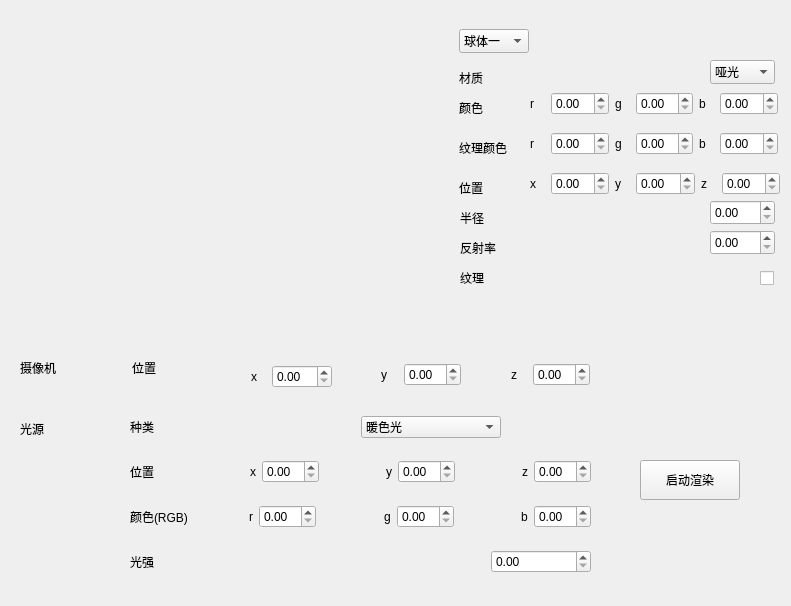
<?xml version="1.0" encoding="UTF-8"?>
<ui version="4.0">
 <class>Widget</class>
 <widget class="QWidget" name="Widget">
  <property name="geometry">
   <rect>
    <x>0</x>
    <y>0</y>
    <width>791</width>
    <height>606</height>
   </rect>
  </property>
  <property name="sizePolicy">
   <sizepolicy hsizetype="Fixed" vsizetype="Fixed">
    <horstretch>0</horstretch>
    <verstretch>0</verstretch>
   </sizepolicy>
  </property>
  <property name="minimumSize">
   <size>
    <width>791</width>
    <height>606</height>
   </size>
  </property>
  <property name="maximumSize">
   <size>
    <width>792</width>
    <height>800</height>
   </size>
  </property>
  <property name="windowTitle">
   <string>Widget</string>
  </property>
  <widget class="QPushButton" name="pushButton">
   <property name="geometry">
    <rect>
     <x>640</x>
     <y>460</y>
     <width>100</width>
     <height>40</height>
    </rect>
   </property>
   <property name="minimumSize">
    <size>
     <width>100</width>
     <height>40</height>
    </size>
   </property>
   <property name="maximumSize">
    <size>
     <width>100</width>
     <height>40</height>
    </size>
   </property>
   <property name="text">
    <string>启动渲染</string>
   </property>
  </widget>
  <widget class="QLabel" name="label_19">
   <property name="geometry">
    <rect>
     <x>20</x>
     <y>420</y>
     <width>100</width>
     <height>26</height>
    </rect>
   </property>
   <property name="minimumSize">
    <size>
     <width>100</width>
     <height>0</height>
    </size>
   </property>
   <property name="maximumSize">
    <size>
     <width>100</width>
     <height>16777215</height>
    </size>
   </property>
   <property name="text">
    <string>光源</string>
   </property>
   <property name="alignment">
    <set>Qt::AlignmentFlag::AlignLeading|Qt::AlignmentFlag::AlignLeft|Qt::AlignmentFlag::AlignTop</set>
   </property>
   <property name="margin">
    <number>5</number>
   </property>
  </widget>
  <widget class="QWidget" name="layoutWidget">
   <property name="geometry">
    <rect>
     <x>130</x>
     <y>400</y>
     <width>461</width>
     <height>193</height>
    </rect>
   </property>
   <layout class="QVBoxLayout" name="verticalLayout">
    <item>
     <layout class="QHBoxLayout" name="horizontalLayout">
      <item>
       <widget class="QLabel" name="label_20">
        <property name="text">
         <string>种类</string>
        </property>
       </widget>
      </item>
      <item>
       <spacer name="horizontalSpacer_11">
        <property name="orientation">
         <enum>Qt::Orientation::Horizontal</enum>
        </property>
        <property name="sizeType">
         <enum>QSizePolicy::Policy::Maximum</enum>
        </property>
        <property name="sizeHint" stdset="0">
         <size>
          <width>85</width>
          <height>20</height>
         </size>
        </property>
       </spacer>
      </item>
      <item>
       <widget class="QComboBox" name="comboBox_2">
        <property name="minimumSize">
         <size>
          <width>85</width>
          <height>0</height>
         </size>
        </property>
        <item>
         <property name="text">
          <string>暖色光</string>
         </property>
        </item>
        <item>
         <property name="text">
          <string>白炽灯</string>
         </property>
        </item>
        <item>
         <property name="text">
          <string>聚光灯</string>
         </property>
        </item>
       </widget>
      </item>
      <item>
       <spacer name="horizontalSpacer_10">
        <property name="orientation">
         <enum>Qt::Orientation::Horizontal</enum>
        </property>
        <property name="sizeType">
         <enum>QSizePolicy::Policy::Maximum</enum>
        </property>
        <property name="sizeHint" stdset="0">
         <size>
          <width>90</width>
          <height>20</height>
         </size>
        </property>
       </spacer>
      </item>
     </layout>
    </item>
    <item>
     <layout class="QHBoxLayout" name="horizontalLayout_2">
      <item>
       <widget class="QLabel" name="label_25">
        <property name="text">
         <string>位置</string>
        </property>
       </widget>
      </item>
      <item>
       <spacer name="horizontalSpacer_6">
        <property name="orientation">
         <enum>Qt::Orientation::Horizontal</enum>
        </property>
        <property name="sizeType">
         <enum>QSizePolicy::Policy::Maximum</enum>
        </property>
        <property name="sizeHint" stdset="0">
         <size>
          <width>90</width>
          <height>20</height>
         </size>
        </property>
       </spacer>
      </item>
      <item>
       <widget class="QLabel" name="label_7">
        <property name="maximumSize">
         <size>
          <width>15</width>
          <height>16777215</height>
         </size>
        </property>
        <property name="text">
         <string>x</string>
        </property>
       </widget>
      </item>
      <item>
       <widget class="QDoubleSpinBox" name="doubleSpinBox_12"/>
      </item>
      <item>
       <spacer name="horizontalSpacer_8">
        <property name="orientation">
         <enum>Qt::Orientation::Horizontal</enum>
        </property>
        <property name="sizeHint" stdset="0">
         <size>
          <width>40</width>
          <height>20</height>
         </size>
        </property>
       </spacer>
      </item>
      <item>
       <widget class="QLabel" name="label_27">
        <property name="maximumSize">
         <size>
          <width>15</width>
          <height>16777215</height>
         </size>
        </property>
        <property name="text">
         <string>y</string>
        </property>
       </widget>
      </item>
      <item>
       <widget class="QDoubleSpinBox" name="doubleSpinBox_13"/>
      </item>
      <item>
       <spacer name="horizontalSpacer_9">
        <property name="orientation">
         <enum>Qt::Orientation::Horizontal</enum>
        </property>
        <property name="sizeHint" stdset="0">
         <size>
          <width>40</width>
          <height>20</height>
         </size>
        </property>
       </spacer>
      </item>
      <item>
       <widget class="QLabel" name="label_28">
        <property name="maximumSize">
         <size>
          <width>15</width>
          <height>16777215</height>
         </size>
        </property>
        <property name="text">
         <string>z</string>
        </property>
       </widget>
      </item>
      <item>
       <widget class="QDoubleSpinBox" name="doubleSpinBox_14"/>
      </item>
     </layout>
    </item>
    <item>
     <layout class="QHBoxLayout" name="horizontalLayout_10">
      <item>
       <widget class="QLabel" name="label_24">
        <property name="text">
         <string>颜色(RGB)</string>
        </property>
       </widget>
      </item>
      <item>
       <spacer name="horizontalSpacer_12">
        <property name="orientation">
         <enum>Qt::Orientation::Horizontal</enum>
        </property>
        <property name="sizeType">
         <enum>QSizePolicy::Policy::Maximum</enum>
        </property>
        <property name="sizeHint" stdset="0">
         <size>
          <width>55</width>
          <height>20</height>
         </size>
        </property>
       </spacer>
      </item>
      <item>
       <widget class="QLabel" name="label_8">
        <property name="maximumSize">
         <size>
          <width>15</width>
          <height>16777215</height>
         </size>
        </property>
        <property name="text">
         <string>r</string>
        </property>
       </widget>
      </item>
      <item>
       <widget class="QDoubleSpinBox" name="doubleSpinBox_16"/>
      </item>
      <item>
       <spacer name="horizontalSpacer_15">
        <property name="orientation">
         <enum>Qt::Orientation::Horizontal</enum>
        </property>
        <property name="sizeHint" stdset="0">
         <size>
          <width>40</width>
          <height>20</height>
         </size>
        </property>
       </spacer>
      </item>
      <item>
       <widget class="QLabel" name="label_30">
        <property name="maximumSize">
         <size>
          <width>15</width>
          <height>16777215</height>
         </size>
        </property>
        <property name="text">
         <string>g</string>
        </property>
       </widget>
      </item>
      <item>
       <widget class="QDoubleSpinBox" name="doubleSpinBox_17"/>
      </item>
      <item>
       <spacer name="horizontalSpacer_14">
        <property name="orientation">
         <enum>Qt::Orientation::Horizontal</enum>
        </property>
        <property name="sizeHint" stdset="0">
         <size>
          <width>40</width>
          <height>20</height>
         </size>
        </property>
       </spacer>
      </item>
      <item>
       <widget class="QLabel" name="label_31">
        <property name="maximumSize">
         <size>
          <width>15</width>
          <height>16777215</height>
         </size>
        </property>
        <property name="text">
         <string>b</string>
        </property>
       </widget>
      </item>
      <item>
       <widget class="QDoubleSpinBox" name="doubleSpinBox_18"/>
      </item>
     </layout>
    </item>
    <item>
     <layout class="QHBoxLayout" name="horizontalLayout_3">
      <item>
       <widget class="QLabel" name="label_23">
        <property name="text">
         <string>光强</string>
        </property>
       </widget>
      </item>
      <item>
       <widget class="QDoubleSpinBox" name="doubleSpinBox_10">
        <property name="minimumSize">
         <size>
          <width>100</width>
          <height>0</height>
         </size>
        </property>
        <property name="maximumSize">
         <size>
          <width>85</width>
          <height>16777215</height>
         </size>
        </property>
       </widget>
      </item>
     </layout>
    </item>
   </layout>
  </widget>
  <widget class="QWidget" name="widget_6" native="true">
   <property name="geometry">
    <rect>
     <x>11</x>
     <y>11</y>
     <width>433</width>
     <height>329</height>
    </rect>
   </property>
   <widget class="ImageWidget" name="widget_5" native="true">
    <property name="geometry">
     <rect>
      <x>10</x>
      <y>10</y>
      <width>401</width>
      <height>301</height>
     </rect>
    </property>
    <property name="minimumSize">
     <size>
      <width>401</width>
      <height>301</height>
     </size>
    </property>
    <property name="maximumSize">
     <size>
      <width>401</width>
      <height>301</height>
     </size>
    </property>
   </widget>
  </widget>
  <widget class="QWidget" name="widget" native="true">
   <property name="geometry">
    <rect>
     <x>450</x>
     <y>20</y>
     <width>337</width>
     <height>311</height>
    </rect>
   </property>
   <widget class="QLabel" name="label_5">
    <property name="geometry">
     <rect>
      <x>10</x>
      <y>250</y>
      <width>26</width>
      <height>16</height>
     </rect>
    </property>
    <property name="text">
     <string>纹理</string>
    </property>
   </widget>
   <widget class="QLabel" name="label_6">
    <property name="geometry">
     <rect>
      <x>10</x>
      <y>220</y>
      <width>39</width>
      <height>16</height>
     </rect>
    </property>
    <property name="text">
     <string>反射率</string>
    </property>
   </widget>
   <widget class="QCheckBox" name="checkBox">
    <property name="geometry">
     <rect>
      <x>310</x>
      <y>250</y>
      <width>16</width>
      <height>16</height>
     </rect>
    </property>
    <property name="text">
     <string/>
    </property>
   </widget>
   <widget class="QLabel" name="label_4">
    <property name="geometry">
     <rect>
      <x>9</x>
      <y>50</y>
      <width>26</width>
      <height>16</height>
     </rect>
    </property>
    <property name="text">
     <string>材质</string>
    </property>
   </widget>
   <widget class="QComboBox" name="comboBox">
    <property name="geometry">
     <rect>
      <x>260</x>
      <y>40</y>
      <width>65</width>
      <height>24</height>
     </rect>
    </property>
    <property name="minimumSize">
     <size>
      <width>65</width>
      <height>0</height>
     </size>
    </property>
    <item>
     <property name="text">
      <string>哑光</string>
     </property>
    </item>
    <item>
     <property name="text">
      <string>金属</string>
     </property>
    </item>
    <item>
     <property name="text">
      <string>布料</string>
     </property>
    </item>
    <item>
     <property name="text">
      <string>抛光</string>
     </property>
    </item>
   </widget>
   <widget class="QLabel" name="label_12">
    <property name="geometry">
     <rect>
      <x>9</x>
      <y>80</y>
      <width>61</width>
      <height>16</height>
     </rect>
    </property>
    <property name="text">
     <string>颜色</string>
    </property>
   </widget>
   <widget class="QDoubleSpinBox" name="doubleSpinBox_3">
    <property name="geometry">
     <rect>
      <x>260</x>
      <y>210</y>
      <width>65</width>
      <height>25</height>
     </rect>
    </property>
    <property name="maximumSize">
     <size>
      <width>65</width>
      <height>16777215</height>
     </size>
    </property>
   </widget>
   <widget class="QComboBox" name="comboBox_3">
    <property name="geometry">
     <rect>
      <x>9</x>
      <y>9</y>
      <width>70</width>
      <height>24</height>
     </rect>
    </property>
    <item>
     <property name="text">
      <string>球体一</string>
     </property>
    </item>
    <item>
     <property name="text">
      <string>球体二</string>
     </property>
    </item>
    <item>
     <property name="text">
      <string>地面</string>
     </property>
    </item>
   </widget>
   <widget class="QWidget" name="layoutWidget">
    <property name="geometry">
     <rect>
      <x>80</x>
      <y>70</y>
      <width>248</width>
      <height>27</height>
     </rect>
    </property>
    <layout class="QHBoxLayout" name="horizontalLayout_11">
     <item>
      <widget class="QLabel" name="label_9">
       <property name="maximumSize">
        <size>
         <width>15</width>
         <height>16777215</height>
        </size>
       </property>
       <property name="text">
        <string>r</string>
       </property>
      </widget>
     </item>
     <item>
      <widget class="QDoubleSpinBox" name="doubleSpinBox_19"/>
     </item>
     <item>
      <widget class="QLabel" name="label_33">
       <property name="maximumSize">
        <size>
         <width>15</width>
         <height>16777215</height>
        </size>
       </property>
       <property name="text">
        <string>g</string>
       </property>
      </widget>
     </item>
     <item>
      <widget class="QDoubleSpinBox" name="doubleSpinBox_20"/>
     </item>
     <item>
      <widget class="QLabel" name="label_32">
       <property name="maximumSize">
        <size>
         <width>15</width>
         <height>16777215</height>
        </size>
       </property>
       <property name="text">
        <string>b</string>
       </property>
      </widget>
     </item>
     <item>
      <widget class="QDoubleSpinBox" name="doubleSpinBox_21"/>
     </item>
    </layout>
   </widget>
   <widget class="QLabel" name="label_13">
    <property name="geometry">
     <rect>
      <x>9</x>
      <y>120</y>
      <width>61</width>
      <height>16</height>
     </rect>
    </property>
    <property name="text">
     <string>纹理颜色</string>
    </property>
   </widget>
   <widget class="QWidget" name="layoutWidget_2">
    <property name="geometry">
     <rect>
      <x>80</x>
      <y>110</y>
      <width>248</width>
      <height>27</height>
     </rect>
    </property>
    <layout class="QHBoxLayout" name="horizontalLayout_12">
     <item>
      <widget class="QLabel" name="label_11">
       <property name="maximumSize">
        <size>
         <width>15</width>
         <height>16777215</height>
        </size>
       </property>
       <property name="text">
        <string>r</string>
       </property>
      </widget>
     </item>
     <item>
      <widget class="QDoubleSpinBox" name="doubleSpinBox_22"/>
     </item>
     <item>
      <widget class="QLabel" name="label_34">
       <property name="maximumSize">
        <size>
         <width>15</width>
         <height>16777215</height>
        </size>
       </property>
       <property name="text">
        <string>g</string>
       </property>
      </widget>
     </item>
     <item>
      <widget class="QDoubleSpinBox" name="doubleSpinBox_23"/>
     </item>
     <item>
      <widget class="QLabel" name="label_35">
       <property name="maximumSize">
        <size>
         <width>15</width>
         <height>16777215</height>
        </size>
       </property>
       <property name="text">
        <string>b</string>
       </property>
      </widget>
     </item>
     <item>
      <widget class="QDoubleSpinBox" name="doubleSpinBox_24"/>
     </item>
    </layout>
   </widget>
   <widget class="QLabel" name="label_18">
    <property name="geometry">
     <rect>
      <x>9</x>
      <y>160</y>
      <width>61</width>
      <height>16</height>
     </rect>
    </property>
    <property name="text">
     <string>位置</string>
    </property>
   </widget>
   <widget class="QWidget" name="layoutWidget_3">
    <property name="geometry">
     <rect>
      <x>80</x>
      <y>150</y>
      <width>250</width>
      <height>27</height>
     </rect>
    </property>
    <layout class="QHBoxLayout" name="horizontalLayout_13">
     <item>
      <widget class="QLabel" name="label_21">
       <property name="maximumSize">
        <size>
         <width>15</width>
         <height>16777215</height>
        </size>
       </property>
       <property name="text">
        <string>x</string>
       </property>
      </widget>
     </item>
     <item>
      <widget class="QDoubleSpinBox" name="doubleSpinBox_25"/>
     </item>
     <item>
      <widget class="QLabel" name="label_36">
       <property name="maximumSize">
        <size>
         <width>15</width>
         <height>16777215</height>
        </size>
       </property>
       <property name="text">
        <string>y</string>
       </property>
      </widget>
     </item>
     <item>
      <widget class="QDoubleSpinBox" name="doubleSpinBox_26"/>
     </item>
     <item>
      <widget class="QLabel" name="label_37">
       <property name="maximumSize">
        <size>
         <width>15</width>
         <height>16777215</height>
        </size>
       </property>
       <property name="text">
        <string>z</string>
       </property>
      </widget>
     </item>
     <item>
      <widget class="QDoubleSpinBox" name="doubleSpinBox_27"/>
     </item>
    </layout>
   </widget>
   <widget class="QDoubleSpinBox" name="doubleSpinBox_4">
    <property name="geometry">
     <rect>
      <x>260</x>
      <y>180</y>
      <width>65</width>
      <height>25</height>
     </rect>
    </property>
    <property name="maximumSize">
     <size>
      <width>65</width>
      <height>16777215</height>
     </size>
    </property>
   </widget>
   <widget class="QLabel" name="label_22">
    <property name="geometry">
     <rect>
      <x>10</x>
      <y>190</y>
      <width>39</width>
      <height>16</height>
     </rect>
    </property>
    <property name="text">
     <string>半径</string>
    </property>
   </widget>
  </widget>
  <widget class="QWidget" name="widget_3" native="true">
   <property name="geometry">
    <rect>
     <x>11</x>
     <y>351</y>
     <width>581</width>
     <height>43</height>
    </rect>
   </property>
   <widget class="QLabel" name="label_14">
    <property name="geometry">
     <rect>
      <x>9</x>
      <y>9</y>
      <width>39</width>
      <height>16</height>
     </rect>
    </property>
    <property name="text">
     <string>摄像机</string>
    </property>
   </widget>
   <widget class="QLabel" name="label_15">
    <property name="geometry">
     <rect>
      <x>121</x>
      <y>9</y>
      <width>26</width>
      <height>16</height>
     </rect>
    </property>
    <property name="text">
     <string>位置</string>
    </property>
   </widget>
   <widget class="QWidget" name="layoutWidget">
    <property name="geometry">
     <rect>
      <x>240</x>
      <y>10</y>
      <width>81</width>
      <height>31</height>
     </rect>
    </property>
    <layout class="QHBoxLayout" name="horizontalLayout_4">
     <item>
      <widget class="QLabel" name="label_10">
       <property name="maximumSize">
        <size>
         <width>15</width>
         <height>16777215</height>
        </size>
       </property>
       <property name="text">
        <string>x</string>
       </property>
      </widget>
     </item>
     <item>
      <widget class="QDoubleSpinBox" name="doubleSpinBox_7"/>
     </item>
    </layout>
   </widget>
   <widget class="QWidget" name="layoutWidget">
    <property name="geometry">
     <rect>
      <x>370</x>
      <y>10</y>
      <width>80</width>
      <height>27</height>
     </rect>
    </property>
    <layout class="QHBoxLayout" name="horizontalLayout_5">
     <item>
      <widget class="QLabel" name="label_16">
       <property name="text">
        <string>y</string>
       </property>
      </widget>
     </item>
     <item>
      <widget class="QDoubleSpinBox" name="doubleSpinBox_8"/>
     </item>
    </layout>
   </widget>
   <widget class="QWidget" name="layoutWidget">
    <property name="geometry">
     <rect>
      <x>500</x>
      <y>10</y>
      <width>79</width>
      <height>27</height>
     </rect>
    </property>
    <layout class="QHBoxLayout" name="horizontalLayout_6">
     <item>
      <widget class="QLabel" name="label_17">
       <property name="text">
        <string>z</string>
       </property>
      </widget>
     </item>
     <item>
      <widget class="QDoubleSpinBox" name="doubleSpinBox_9"/>
     </item>
    </layout>
   </widget>
  </widget>
 </widget>
 <customwidgets>
  <customwidget>
   <class>ImageWidget</class>
   <extends>QWidget</extends>
   <header>imagewidget.h</header>
   <container>1</container>
  </customwidget>
 </customwidgets>
 <resources/>
 <connections/>
</ui>
